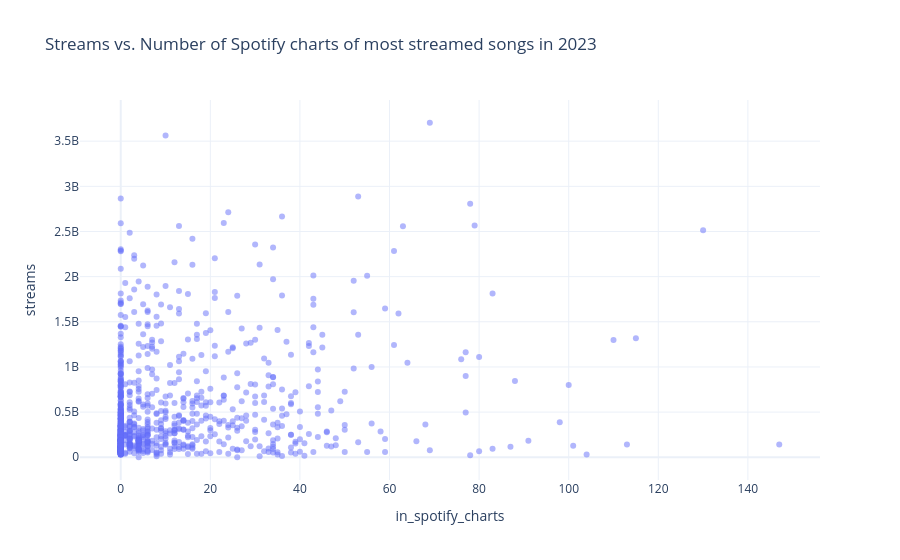

Notebook code cell kept with this figure:
### Markdown cell above
Could featuring in multiple Spotify charts help drive the stream counts?

### Code cell
fig = px.scatter(
            df, 
            x='in_spotify_charts', 
            y='streams',
            opacity=0.5,                 
            #size='in_spotify_charts',                       
            hover_name='track_name',          
            hover_data=['artist(s)_name', 'in_spotify_playlists'],
            title='Streams vs. Number of Spotify charts of most streamed songs in 2023' 
        )
    
fig.update_layout(template='plotly_white')
fig.show()

### Figure 1 — Plotly figure (JSON) as saved in the notebook; plotly's stock layout.template omitted (floating-point values rounded to 4 significant figures; data arrays with more than 128 entries replaced by an {"elided": "..."} marker saying what was removed)
{"data": [{"customdata": {"elided": "952x2 mixed values"}, "hovertemplate": "<b>%{hovertext}</b><br><br>in_spotify_charts=%{x}<br>streams=%{y}<br>artist(s)_name=%{customdata[0]}<br>in_spotify_playlists=%{customdata[1]}<extra></extra>", "hovertext": {"elided": "952 str values"}, "legendgroup": "", "marker": {"color": "#636efa", "opacity": 0.5, "symbol": "circle"}, "mode": "markers", "name": "", "orientation": "v", "showlegend": false, "type": "scatter", "x": {"elided": "952 int values"}, "xaxis": "x", "y": {"elided": "952 int values"}, "yaxis": "y"}], "layout": {"legend": {"tracegroupgap": 0}, "title": {"text": "Streams vs. Number of Spotify charts of most streamed songs in 2023"}, "xaxis": {"anchor": "y", "domain": [0, 1], "title": {"text": "in_spotify_charts"}}, "yaxis": {"anchor": "x", "domain": [0, 1], "title": {"text": "streams"}}}}
